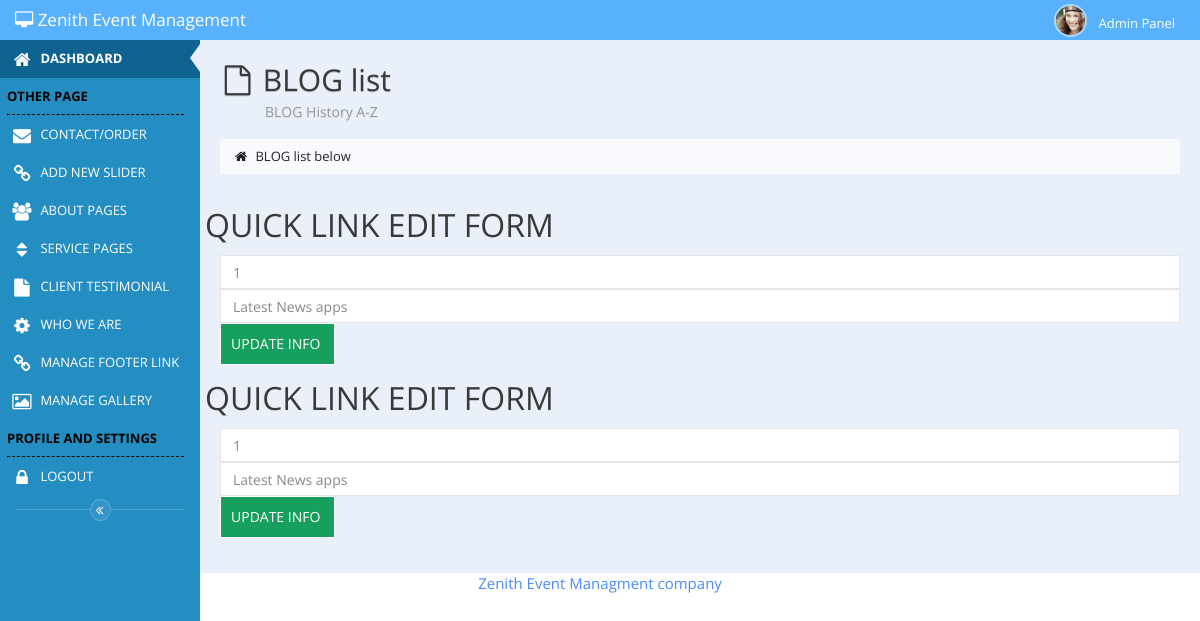
The page /admin-7/admin/footer_latest_edit.php?id=1 on the database its author committed.
### tables this page shows
CREATE TABLE `latest_news` (
  `id` int(11) NOT NULL,
  `lnews` varchar(250) NOT NULL,
  `date` timestamp NOT NULL DEFAULT CURRENT_TIMESTAMP ON UPDATE CURRENT_TIMESTAMP
);

### admin-7/admin/footer_latest_edit.php (the view, shortened to what this page needs)
<?php
	require_once 'head.php';
	require_once 'left_side_nav.php';
?>
<div id="main-content">
		<div class="page-title">
			<div>
				<h1><i class="fa fa-file-o"></i> BLOG list</h1>
				<h4>BLOG History A-Z</h4>
			</div>
		</div>
		<div id="breadcrumbs">
			<ul class="breadcrumb">
				<li class="active"><i class="fa fa-home"></i> BLOG list below</li>
			</ul>
		</div>
		<div class="row">
			<?php
				if(isset($_GET['id'])){
						$edit_id=$_GET['id'];
						$edit_query="SELECT * FROM latest_news WHERE id='$edit_id'";
						$run_edit=mysql_query($edit_query);
						while($edit_row=mysql_fetch_array($run_edit)){
							$id          =$edit_row['id'];
							$latest_run    =$edit_row['lnews'];
							echo'
									<h1>QUICK LINK EDIT FORM</h1>
								<form action="" method="post">
											<div class="col-lg-12 col-sm-12 col-md-12 col-xs-12">
												<input type="text" class="form-control caption_text" value="'.$id.'" name="id" >
											</div>
											<div class="col-lg-12 col-sm-12 col-md-12 col-xs-12">
												<input type="text" class="form-control caption_text" value="'.$latest_run.'" name="latestplus" >
											</div>
											<div class="col-lg-12 col-sm-12 col-md-12 col-xs-12 form-group">
											      <input type="submit" name="update" class="upload" value="UPDATE INFO ">
											</div>
								</form>
								';
						}
					}
				?>
		</div>
</div>
<?php
	require_once 'footer.php';
?>

### admin-7/admin/css/admin_page_style.css (style rules this page uses)
* { margin: 0; padding: 0; }
.upload { background: #17a05d none repeat scroll 0 0; border: 1px solid #fff; color: #fff; font-size: 1.4rem; margin: 0; padding: 10px; }

### rows shown on the page
latest_news: id "1", latestplus "Latest News apps"
latest_news: id "1", latestplus "Latest News apps"
